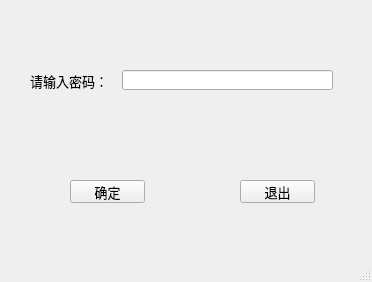
<?xml version="1.0" encoding="UTF-8"?>
<ui version="4.0">
 <class>MainWindow</class>
 <widget class="QMainWindow" name="MainWindow">
  <property name="geometry">
   <rect>
    <x>0</x>
    <y>0</y>
    <width>372</width>
    <height>282</height>
   </rect>
  </property>
  <property name="font">
   <font>
    <family>黑体</family>
    <pointsize>10</pointsize>
   </font>
  </property>
  <property name="windowTitle">
   <string>MainWindow</string>
  </property>
  <widget class="QWidget" name="centralwidget">
   <widget class="QLabel" name="label">
    <property name="geometry">
     <rect>
      <x>30</x>
      <y>70</y>
      <width>81</width>
      <height>21</height>
     </rect>
    </property>
    <property name="text">
     <string>请输入密码：</string>
    </property>
   </widget>
   <widget class="QLineEdit" name="lineEdit">
    <property name="geometry">
     <rect>
      <x>122</x>
      <y>70</y>
      <width>211</width>
      <height>20</height>
     </rect>
    </property>
    <property name="echoMode">
     <enum>QLineEdit::Password</enum>
    </property>
    <property name="placeholderText">
     <string/>
    </property>
   </widget>
   <widget class="QPushButton" name="pushButton">
    <property name="geometry">
     <rect>
      <x>70</x>
      <y>180</y>
      <width>75</width>
      <height>23</height>
     </rect>
    </property>
    <property name="text">
     <string>确定</string>
    </property>
   </widget>
   <widget class="QPushButton" name="pushButton_2">
    <property name="geometry">
     <rect>
      <x>240</x>
      <y>180</y>
      <width>75</width>
      <height>23</height>
     </rect>
    </property>
    <property name="text">
     <string>退出</string>
    </property>
   </widget>
  </widget>
  <widget class="QMenuBar" name="menubar">
   <property name="geometry">
    <rect>
     <x>0</x>
     <y>0</y>
     <width>372</width>
     <height>19</height>
    </rect>
   </property>
  </widget>
  <widget class="QStatusBar" name="statusbar"/>
 </widget>
 <resources/>
 <connections>
  <connection>
   <sender>pushButton</sender>
   <signal>clicked()</signal>
   <receiver>MainWindow</receiver>
   <slot>ok()</slot>
   <hints>
    <hint type="sourcelabel">
     <x>127</x>
     <y>208</y>
    </hint>
    <hint type="destinationlabel">
     <x>160</x>
     <y>209</y>
    </hint>
   </hints>
  </connection>
  <connection>
   <sender>pushButton_2</sender>
   <signal>clicked()</signal>
   <receiver>MainWindow</receiver>
   <slot>close()</slot>
   <hints>
    <hint type="sourcelabel">
     <x>295</x>
     <y>209</y>
    </hint>
    <hint type="destinationlabel">
     <x>330</x>
     <y>205</y>
    </hint>
   </hints>
  </connection>
 </connections>
 <slots>
  <slot>ok()</slot>
 </slots>
</ui>
